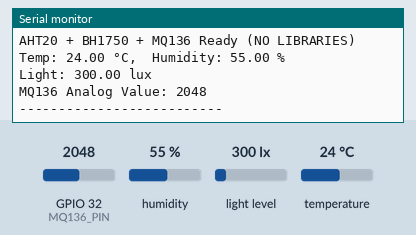
Simulated run of this sketch. Board: ESP32. Shown: the last lines printed to the serial monitor. Wiring (inferred from the names in the program): AHT10/20 sensor at I2C address 0x38; BH1750 light sensor at I2C address 0x5C. The inputs (shaded band) are chosen by the test bench; at power-on: humidity 55 %, GPIO 32 (MQ136_PIN) = 2048, light level 300 lx, temperature 24 °C (analog values on the 0–4095 scale).

Above: at 1.2 s.
1.3 s: humidity set to 22 %
At 1.54 s:
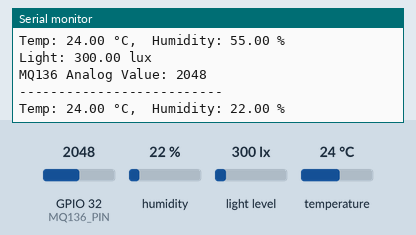
3.0 s: GPIO 32 (MQ136_PIN) set to 2866
At 4.5 s:
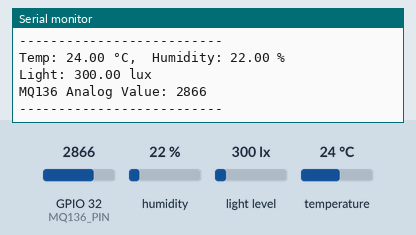
4.7 s: light level set to 40 lx
At 6.1 s:
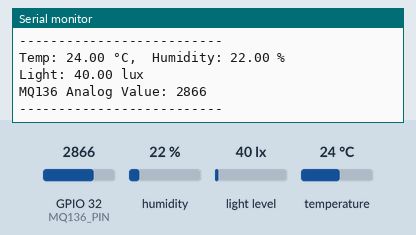
6.4 s: temperature set to 12 °C
At 6.59 s:
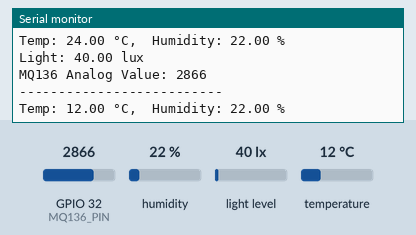
8.1 s: GPIO 32 (MQ136_PIN) set to 3972
At 9.7 s:
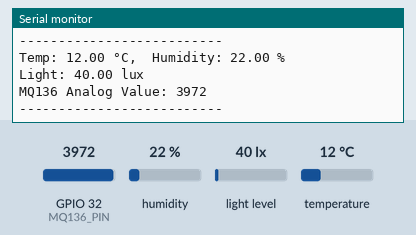
Timing chart, 0 to 10.8 s (numbered marks = the images above; inputs shaded):
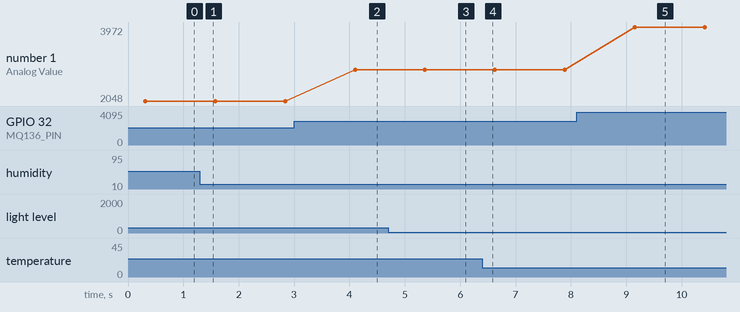

The sketch:

sensor-block-sample.ino
```cpp
#include <Wire.h>

#define AHT20_ADDR 0x38
#define BH1750_ADDR 0x5C   // your detected BH1750 address
#define MQ136_PIN 32       // analog input for MQ136 gas sensor

void setup() {
  Serial.begin(115200);
  Wire.begin(21, 22);

  // --- AHT20 INIT ---
  Wire.beginTransmission(AHT20_ADDR);
  Wire.write(0xBE);
  Wire.write(0x08);
  Wire.write(0x00);
  Wire.endTransmission();
  delay(50);

  // Set MQ136 analog pin
  analogReadResolution(12);      // ESP32 default (0-4095)
  pinMode(MQ136_PIN, INPUT);

  Serial.println("AHT20 + BH1750 + MQ136 Ready (NO LIBRARIES)");
}

float readBH1750() {
  // Start continuous H-res mode
  Wire.beginTransmission(BH1750_ADDR);
  Wire.write(0x10);
  Wire.endTransmission();
  delay(180);

  Wire.requestFrom(BH1750_ADDR, 2);
  if (Wire.available() == 2) {
    uint16_t raw = Wire.read() << 8 | Wire.read();
    return raw / 1.2;
  }
  return -1;
}

bool readAHT20(float *tempC, float *humidity) {
  Wire.beginTransmission(AHT20_ADDR);
  Wire.write(0xAC);
  Wire.write(0x33);
  Wire.write(0x00);
  Wire.endTransmission();

  delay(80);

  Wire.requestFrom(AHT20_ADDR, 6);
  if (Wire.available() != 6) return false;

  uint8_t data[6];
  for (int i = 0; i < 6; i++) data[i] = Wire.read();

  uint32_t hum_raw =
      ((uint32_t)data[1] << 12) |
      ((uint32_t)data[2] << 4) |
      ((uint32_t)(data[3] >> 4));

  uint32_t temp_raw =
      (((uint32_t)data[3] & 0x0F) << 16) |
      ((uint32_t)data[4] << 8) |
      ((uint32_t)data[5]);

  *humidity = ((float)hum_raw / 1048576.0) * 100.0;
  *tempC   = ((float)temp_raw / 1048576.0) * 200.0 - 50.0;

  return true;
}

void loop() {
  // --- AHT20 Read ---
  float t, h;
  if (readAHT20(&t, &h)) {
    Serial.print("Temp: ");
    Serial.print(t);
    Serial.print(" °C,  Humidity: ");
    Serial.print(h);
    Serial.println(" %");
  } else {
    Serial.println("AHT20 read error");
  }

  // --- BH1750 Read ---
  float lux = readBH1750();
  if (lux >= 0) {
    Serial.print("Light: ");
    Serial.print(lux);
    Serial.println(" lux");
  } else {
    Serial.println("BH1750 read error");
  }

  // --- MQ136 Analog Read ---
  int mq_value = analogRead(MQ136_PIN);
  Serial.print("MQ136 Analog Value: ");
  Serial.println(mq_value);

  Serial.println("--------------------------");
  delay(1000);
}
```

Measured:
- after the input at 1.3 s, the serial monitor: prints a new line after 0.09 s (image 1)
- after the input at 3.0 s, the serial monitor: prints a new line after 1.1 s (image 2)
- after the input at 4.7 s, the serial monitor: prints a new line after 0.66 s (image 3)
- after the input at 6.4 s, the serial monitor: prints a new line at once (image 4)
- after the input at 8.1 s, the serial monitor: prints a new line after 1.0 s (image 5)
- plotted number 1: 2048 → 2866 after the input at 3.0 s, 2866 → 3972 after the input at 8.1 s
